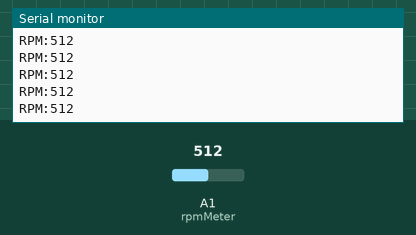
Recording of a sketch running on a simulated Arduino Uno, built with avr-gcc and run on an emulated ATmega328P. On the bench: the last lines printed to the serial monitor. Inputs (shaded band) come from the test bench; at power-on: A1 (rpmMeter) = 512.

Above: at 1.2 s.
1.3 s: A1 (rpmMeter) set to 716
At 1.8 s:
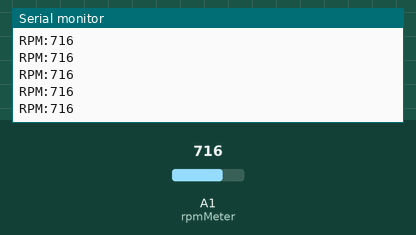
2.8 s: A1 (rpmMeter) set to 900
At 3.3 s:
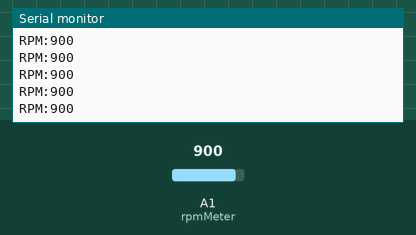
Timing chart, 0 to 5.8 s (numbered marks = the images above; inputs shaded):
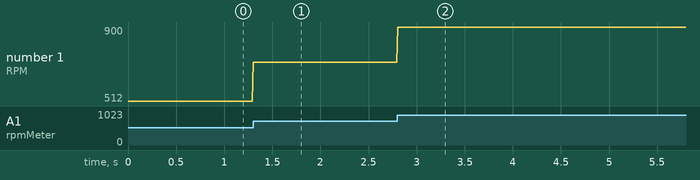

Measured:
- after the input at 1.3 s, the serial monitor: prints a new line at once (image 1)
- after the input at 2.8 s, the serial monitor: prints a new line at once (image 2)
- plotted number 1: 512 → 716 after the input at 1.3 s, 716 → 900 after the input at 2.8 s

The sketch:

AFR_GASIFIER_Ben_Pieterson_Rob-versie.ino
```cpp
#include <Servo.h>
Servo myservo;
#define potentio A2
#define servo 10
#define o2 A0
#define rpmMeter A1

#define OPENED 1670 //was 870
#define CLOSED 870 //was 1670
#define HOLD_MIN 1080
#define HOLD_MAX 1220

int angle,potval=0;
int openValue=0;
int closeValue=0;
int actualValue,targetValue=0;
int inertia=16;// change this parrameter. Higher the value, the slower the servo rotation speed
int rpmValue = 0;

void setup()
{
  Serial.begin(115200);
  // pinMode(potentio,INPUT);
  // pinMode(o2,INPUT);
  // myservo.attach(servo);

  pinMode(rpmMeter, INPUT);
}

void loop()
{
  // potval=analogRead(potentio);
  // angle=map(potval,0,1024,600,2400);
  // myservo.writeMicroseconds(angle); // sets the servo position according to the scaled value
  // actualValue=angle;
  // delay(15); // for servo to come to that point
  // Serial.print("POTCONTROL:");
  // Serial.println(angle);
  rpmValue = analogRead(rpmMeter);
  Serial.print("RPM:");
  Serial.println(rpmValue);
  delay(10);
}
```
